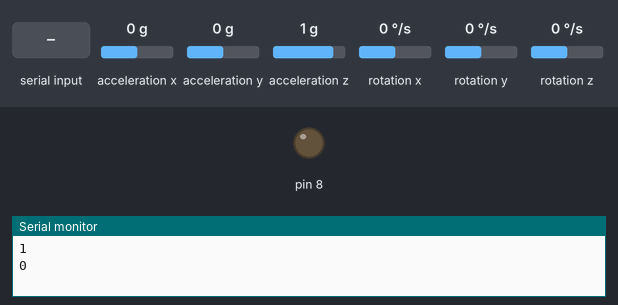
Bench run of a sketch on a simulated Arduino Uno, built with avr-gcc and run on an emulated ATmega328P. On the bench: output pins drawn as LEDs (lit = HIGH), the last lines printed to the serial monitor. Inputs (shaded band) come from the test bench; at power-on: acceleration x 0 g, acceleration y 0 g, acceleration z 1 g, rotation x 0 °/s, rotation y 0 °/s, rotation z 0 °/s.

Above: at 2.2 s.
2.3 s: "A" received over Serial
At 4.0 s:
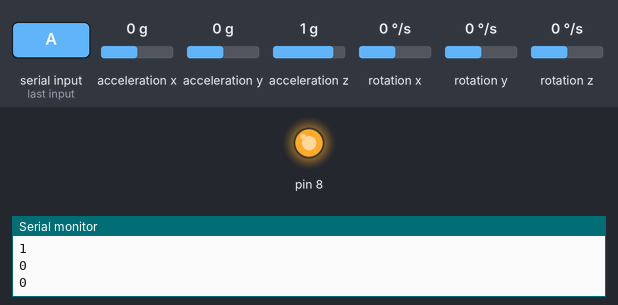
4.8 s: "C" received over Serial
At 5.8 s:
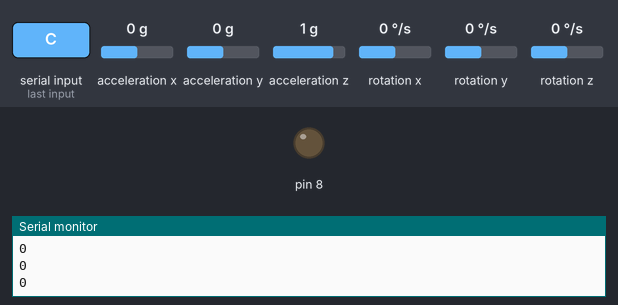
Timing chart, 0 to 7.8 s (numbered marks = the images above; inputs shaded):
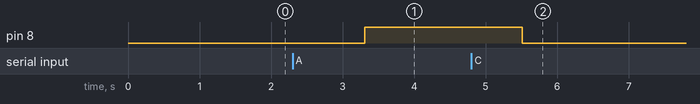

Measured:
- after the input at 2.3 s, pin 8: LOW → HIGH after 1.0 s
- after the input at 4.8 s, pin 8: HIGH → LOW after 0.71 s

The sketch:

kod_arduino_gotowy_na_Arduino.ino
```cpp
#include <Wire.h>
#include <MPU6050.h>
MPU6050 mpu;
float liczba2_os_z;
float liczb2_os_y;
float liczba2_os_x;
void setup()
{
  Serial.begin(9600);
  pinMode(8, OUTPUT);
  while (!mpu.begin(MPU6050_SCALE_2000DPS, MPU6050_RANGE_2G)) // skala odczytu z czujnikow
  {
    Serial.println("Could not find a valid MPU6050 sensor, check wiring!"); // wiadomosc gdy nie wykryto urzadzenia
    delay(500);
  }
}
void loop()
{
  delay(1000);

  int wysylane = 1;
  if (wysylane == 1);
  {
    Vector normAccel = mpu.readNormalizeAccel();  //tworzenie dynamiczanej tablicy z wynikow pomiarowych
    float liczba1_os_z = normAccel.ZAxis;
    float wynik_z;
    wynik_z = liczba1_os_z - liczba2_os_z;
    wynik_z = abs(wynik_z);
    float liczb1_os_y = normAccel.YAxis;
    float wynik_y;
    wynik_y = liczb1_os_y - liczb2_os_y;
    wynik_y = abs(wynik_y);
    float liczba1_os_x = normAccel.XAxis;
    float wynik_x;
    wynik_x = liczba1_os_x - liczba2_os_x;
    wynik_x = abs(wynik_z);
    if (wynik_z > 1 || wynik_x > 1 || wynik_y > 1)
    {
      Serial.println("1");
    }
    else
    {
      Serial.println("0");
    }
    liczba2_os_z = normAccel.ZAxis;
    liczba2_os_x = normAccel.XAxis;
    liczb2_os_y = normAccel.YAxis;
    delay(100);
  }
  if (Serial.available()) //aktywowanie portu szeregowego
  {
    int data = Serial.read(); //zdefiniowanie zmiennej, która będzie odbierana z portu szeregowego
    if (data == 'A')
    {
      digitalWrite(8, HIGH); //Włączenie diody
    }
    if (data == 'C')
    {
      digitalWrite(8, LOW); //Wyłączenie diody
    }
  }
}
```
